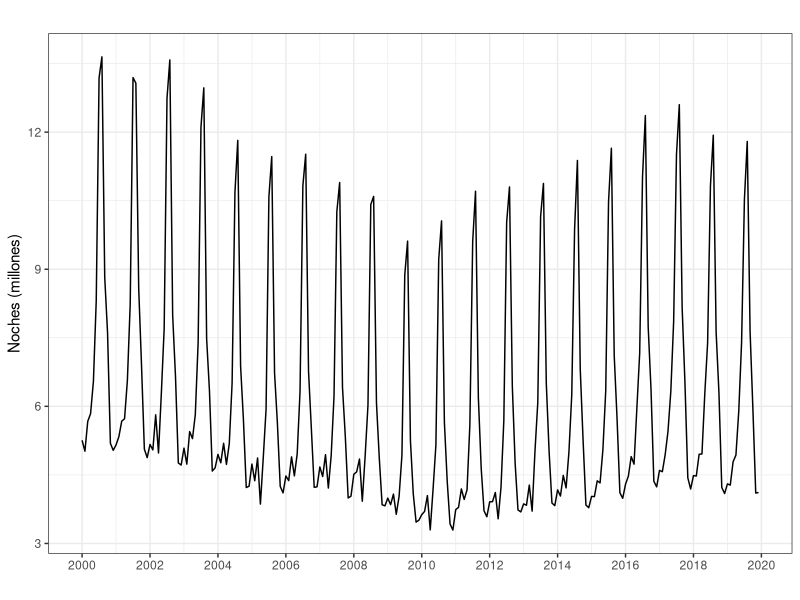
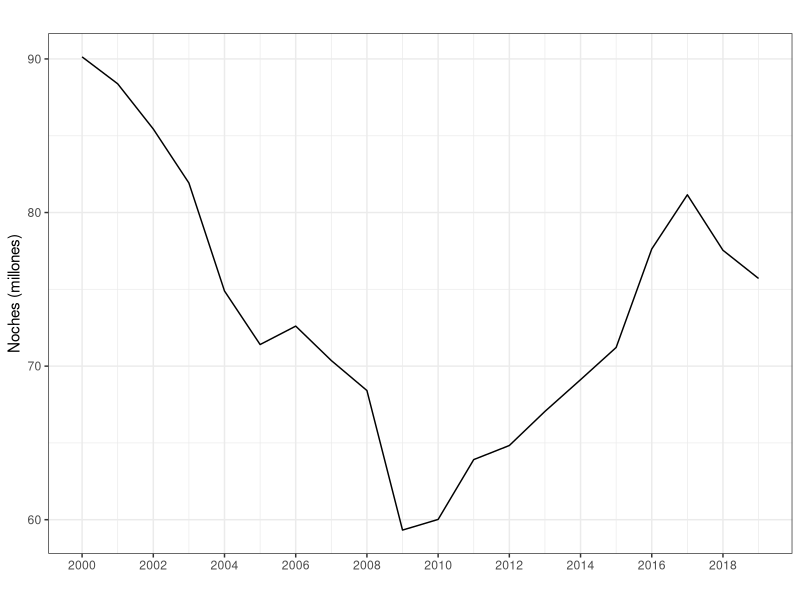
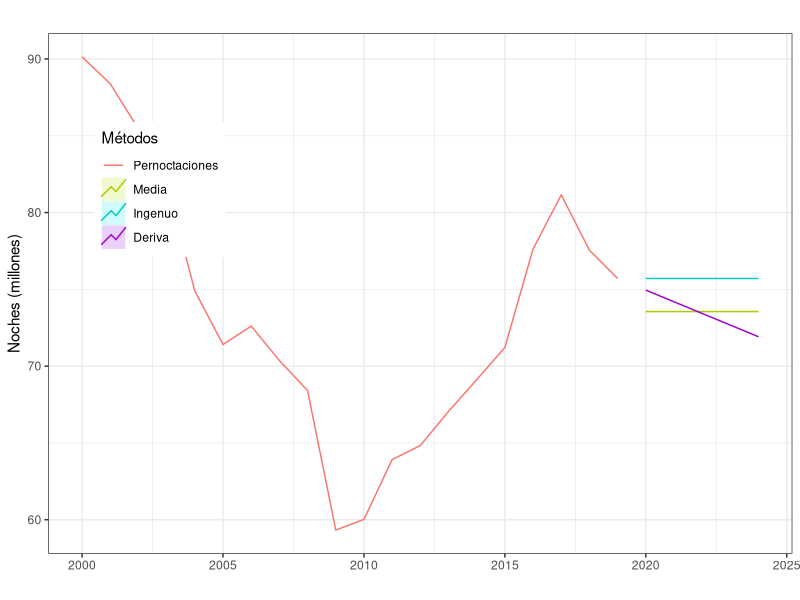
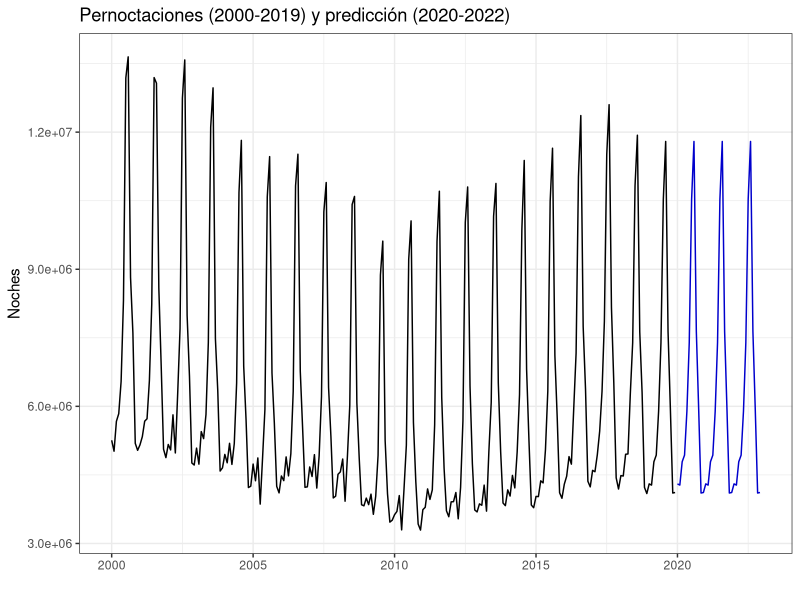

Write the R code that produced these figures, in order. (Note: this script raises an error after producing the figures.)
#----------------------------------------------------------
# CODIGO EJEMPLO 3
#----------------------------------------------------------
#
#
#
#----------------------------------------------------------
# Librerias
library(forecast)
library(ggplot2); theme_set(theme_bw())
#----------------------------------------------------------
#
#
#
#----------------------------------------------------------
# Importamos Pernoctaciones
#----------------------------------------------------------
Pernoctaciones <- read.csv2("./series/Pernoctaciones.csv", 
                            header = TRUE)

Pernoctaciones <- ts(Pernoctaciones[, 2], 
                     start = 2000, 
                     frequency = 12)

autoplot(Pernoctaciones/1000000,
         xlab = "",
         ylab = "Noches (millones)",
         main = "") +
  scale_x_continuous(breaks= seq(2000, 2022, 2)) 
#----------------------------------------------------------
#
#
#
#----------------------------------------------------------
# Metodo ingenuo para la serie anual
#----------------------------------------------------------
PernoctacionesAnual <- aggregate(Pernoctaciones/1000000, FUN = sum)
PernoctacionesAnualb <- window(PernoctacionesAnual, end = 2019)

autoplot(PernoctacionesAnualb,
         xlab = "",
         ylab = "Noches (millones)",
         main = "") +
  scale_x_continuous(breaks= seq(2000, 2022, 2)) 

# Ajustes por metodos sencillos
mediaPernoctaciones <- meanf(PernoctacionesAnualb, h = 5)
naivePernoctaciones <- naive(PernoctacionesAnualb, h = 5)
derivaPernoctaciones <- rwf(PernoctacionesAnualb,  h = 5, drift = TRUE)

autoplot(PernoctacionesAnualb, series = "Pernoctaciones",
         xlab = "",
         ylab = "Noches (millones)",
         main = "") +
  autolayer(mediaPernoctaciones, series="Media", PI = FALSE) +
  autolayer(naivePernoctaciones, series="Ingenuo", PI = FALSE) +
  autolayer(derivaPernoctaciones, series="Deriva", PI = FALSE) +
  scale_colour_discrete(limits=c("Pernoctaciones", "Media", "Ingenuo", "Deriva")) +
  labs(colour="Métodos") + 
  theme(legend.position=c(0.15,0.7))

# Error de ajuste
accuracy(mediaPernoctaciones)
accuracy(naivePernoctaciones)
accuracy(derivaPernoctaciones)

# Error con origen de predicciones movil
k <- 10                  
h <- 5                   
TT <- length(PernoctacionesAnualb) 
s <- TT - k - h          

mapeNaiveI <- matrix(NA, s + 1, h)
mapeDeriva <- matrix(NA, s + 1, h)

for (i in 0:s) {
  train.set <- subset(PernoctacionesAnualb, start = i + 1, end = i + k)
  test.set <-  subset(PernoctacionesAnualb, start = i + k + 1, end = i + k + h)
  
  fcast <- naive(train.set, h = h)
  mapeNaiveI[i + 1,] <- 100*abs(test.set - fcast$mean)/test.set
  
  fcast <- rwf(train.set, h = h,  drift = TRUE)
  mapeDeriva[i + 1,] <- 100*abs(test.set - fcast$mean)/test.set
  
}

mapeNaiveI <- colMeans(mapeNaiveI)
mapeDeriva <- colMeans(mapeDeriva)

mapeNaiveI
mapeDeriva

# Predicciones
derivaPernoctaciones

# Efecto Covid en pernoctaciones
PernoctacionesAnual - derivaPernoctaciones$mean

# Efecto Covid en ingresos por pernoctaciones
150 * (PernoctacionesAnual - derivaPernoctaciones$mean)
#----------------------------------------------------------
#
#
#
#----------------------------------------------------------
# Metodo ingenuo con estacionalidad
#----------------------------------------------------------
# Ajuste
Pernoctacionesb <- window(Pernoctaciones, end = c(2019, 12))
PernoctacionesPre <- snaive(Pernoctacionesb, 
                            h = 36, 
                            level = 0.95)

PernoctacionesPre

# Error de ajuste
accuracy(PernoctacionesPre)

# Prevision
autoplot(PernoctacionesPre,
         xlab = "",
         ylab = "Noches",
         main = "Pernoctaciones (2000-2019) y predicción (2020-2022)",
         PI = FALSE)

# Efecto Covid
aggregate(Pernoctaciones - PernoctacionesPre$mean, FUN = sum)/1000000

# Error con origen de prediccion movil
k <- 120                 
h <- 12                  
TT <- length(Pernoctaciones)  
s <- TT - k - h          

mapeSnaive <- matrix(NA, s + 1, h)
for (i in 0:s) {
  train.set <- subset(Pernoctaciones, start = i + 1, end = i + k)
  test.set <-  subset(Pernoctaciones, start = i + k + 1, end = i + k + h)
  
  fit <- snaive(train.set, h = h)
  mapeSnaive[i + 1,] <- 100*abs(test.set - fit$mean)/test.set
}

mapeSnaive <- colMeans(mapeSnaive)
mapeSnaive

ggplot() +
  geom_line(aes(x = 1:12, y = mapeSnaive)) +
  ggtitle("") +
  xlab("Horizonte temporal de predicción") +
  ylab("MAPE") +
  scale_x_continuous(breaks= 1:12)
